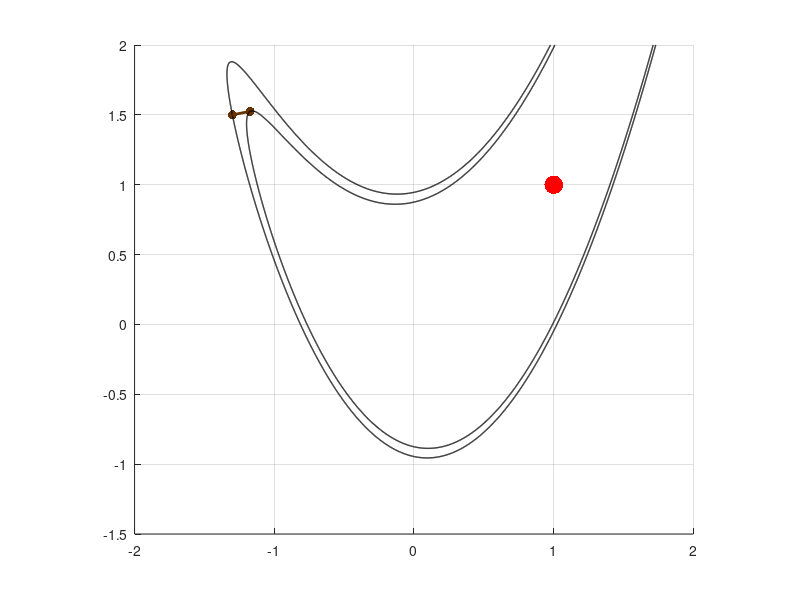

Write the MATLAB code that produced this figure. (Note: this script raises an error after producing the figure.)
function gnorm = LBFGS_Rosenbrock()
%%  the Rosenbrock function and parameters
a = 5;
func = @(x,y)(1-x).^2 + a*(y - x.^2).^2;  % Rosenbrock's function
gfun = @(x)[-2*(1-x(1))-4*a*(x(2)-x(1)^2)*x(1);2*a*(x(2)-x(1)^2)]; % gradient of f
Hfun = @(x)[2 + 12*a*x(1)^2 - 4*a*x(2), -4*a*x(1); -4*a*x(1), 2*a]; % Hessian of f
gam = 0.9; % line search step factor
jmax = ceil(log(1e-14)/log(gam)); % max # of iterations in line search
eta = 0.5; % backtracking stopping criterion factor
tol = 1e-10;
m = 5; % the number of steps to keep in memory
%% 
close all
figure;
hold on; grid;
x0 = [-1.3;1.5];  %initial guess
xstar = [1;1]; % the global minimizer
[xx,yy]=meshgrid(linspace(-2,2,1000),linspace(-1.5,2,1000));
ff = func(xx,yy);
plot(xstar(1),xstar(2),'r.','Markersize',40);
daspect([1,1,1])
col = [0.4,0.2,0];
%
s = zeros(2,m);
y = zeros(2,m);
rho = zeros(1,m);
gnorm = zeros(1,1000);
%
x = x0;
g = gfun(x);
gnorm(1) = norm(g);
plot(x(1),x(2),'.','color',col,'Markersize',20);
fx = func(x(1),x(2));
contour(xx,yy,ff,[fx,fx],'k','Linewidth',1);
% first do steepest decend step
a = linesearch(x,-g,g,func,eta,gam,jmax);
xnew = x - a*g;
gnew = gfun(xnew);
s(:,1) = xnew - x;
y(:,1) = gnew - g;
rho(1) = 1/(s(:,1)'*y(:,1));
plot([x(1),xnew(1)],[x(2),xnew(2)],'Linewidth',2,'color',col);
x = xnew;
g = gnew;
nor = norm(g);
gnorm(2) = nor;
plot(x(1),x(2),'.','color',col,'Markersize',20);
fx = func(x(1),x(2));
contour(xx,yy,ff,[fx,fx],'k','Linewidth',1);
iter = 1;
while nor > tol
    if iter < m
        I = 1 : iter;
        p = finddirection(g,s(:,I),y(:,I),rho(I));
    else
        p = finddirection(g,s,y,rho);
    end
    [a,j] = linesearch(x,p,g,func,eta,gam,jmax);
    if j == jmax
        p = -g;
        [a,j] = linesearch(x,p,g,func,eta,gam,jmax);
    end
    step = a*p;
    xnew = x + step;
    plot([x(1),xnew(1)],[x(2),xnew(2)],'Linewidth',2,'color',col);
    gnew = gfun(xnew);
    s = circshift(s,[0,1]); 
    y = circshift(y,[0,1]);
    rho = circshift(rho,[0,1]);
    s(:,1) = step;
    y(:,1) = gnew - g;
    rho(1) = 1/(step'*y(:,1));
    x = xnew;
    g = gnew;
    fx = func(x(1),x(2));
    if nor > 1e-1
        contour(xx,yy,ff,[fx,fx],'k','Linewidth',1);
    end
    plot(x(1),x(2),'.','color',col,'Markersize',20);
    nor = norm(g);
    iter = iter + 1;
    gnorm(iter+1) = nor;
end
fprintf('L-BFGS: %d iterations, norm(g) = %d\n',iter,nor);
set(gca,'Fontsize',16);
xlabel('x_1','Fontsize',16);
ylabel('x_2','Fontsize',16);
gnorm(iter+1:end) = [];
end

%%
function [a,j] = linesearch(x,p,g,func,eta,gam,jmax)
    a = 1;
    f0 = func(x(1),x(2));
    aux = eta*g'*p;
    for j = 0 : jmax
        xtry = x + a*p;
        f1 = func(xtry(1),xtry(2));
        if f1 < f0 + a*aux
            break;
        else
            a = a*gam;
        end
    end
end